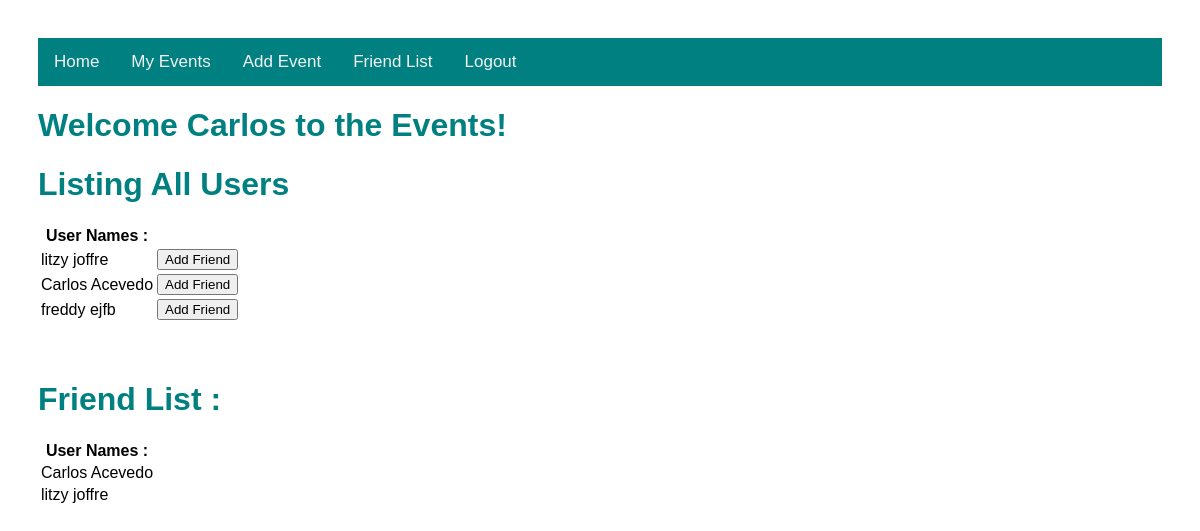
Page /events/friends (signed in) on the committed database.
### models.py (models this page shows, shortened)
class User(db.Model):
    id = db.Column("id", db.Integer, primary_key=True)
    first_name = db.Column("first_name", db.String(100))
    last_name = db.Column("last_name", db.String(100))
    email = db.Column("email", db.String(100))
    password = db.Column(db.String(255), nullable=False)
    registered_on = db.Column(db.DateTime, nullable=False)
    events = db.relationship("Event", backref="user", lazy=True)
    comments = db.relationship("Comment", backref="user", lazy=True)

class Friendship (db.Model):
    id = db.Column(db.Integer, primary_key=True)
    friend_id = db.Column(db.Integer, db.ForeignKey("user.id"), nullable=False)
    user_id = db.Column(db.Integer, db.ForeignKey("user.id"), nullable=False)
    friend = db.relationship("User", backref="user", lazy=True, primaryjoin=friend_id==User.id)

### flask06.py (the view)
@app.route('/events/friends')
def get_friends():
    if session.get('user'):
        users = db.session.query(User).all()
        my_friends = db.session.query(Friendship).filter_by(user_id = session['user_id']).all()
        return render_template('friends.html', users=users, user=session['user'],friends=my_friends )
    else:
        return redirect(url_for('login'))

### templates/friends.html (shortened to what this page needs)
<!DOCTYPE html>
<html lang="en">
    <head>
        <link rel="stylesheet" href="{{ url_for('static', filename='main.css') }}">
    </head>
    <body>
     <div class="topnav">
    <nav>
            <a href="{{ url_for('home')}}"> Home </a>
            <a href="/events"> My Events </a>
            <a href="{{url_for('new_event')}}"> Add Event</a>
            <a href="{{url_for('get_friends')}}"> Friend List</a>
            <a href="{{ url_for('logout')}}">Logout</a>
        </nav>
     </div>
    <h1>Welcome {{user}} to the Events!</h1>
    <table class="friendlist">
        <h1>Listing All Users</h1>
            <tr>
                <th>User Names :</th>
            </tr>
            {% for user in users %}
            <tr>
                <td>{{user.first_name + " "}}{{user.last_name}}</td>
                <td>
                    <form action = "{{ url_for('friend_add', friend_id=user.id) }}" method="post">
                        <input type="submit" value="Add Friend">
                    </form>
                </td>
            </tr>
            {% endfor %}
        </table>
     <br><br>
    <table class="friendlist">
        <h1> Friend List :</h1>
        <tr>
            <th>User Names : </th>
        </tr>
        {% for friend in friends %}
        <tr>
            <td>{{ friend.friend.first_name + " "}}{{friend.friend.last_name}}</td>
        </tr>
        {% endfor %}
    </table>
    </body>
</html>

### static/main.css (style rules this page uses)
body { padding: 30px 30px; font-family: Arial, Helvetica, sans-serif; }
h1 { color: teal; }
.topnav { overflow: hidden; background-color: teal; }
.topnav a { float: left; color: #f2f2f2; text-align: center; padding: 14px 16px; text-decoration: none; font-size: 17px; }
.friendlist th { font-weight: bold; }

### rows in the picture
User: first_name "Carlos", last_name "Acevedo"
User: first_name "litzy", last_name "joffre"
User: first_name "freddy", last_name "ejfb"
Friendship: friend "Carlos", friend.last_name "Acevedo"
Friendship: friend "litzy", friend.last_name "joffre"
